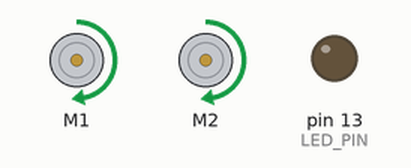
Simulated run of this sketch. Board: Arduino Uno, built with avr-gcc and run on an emulated ATmega328P. Parts: 2 × DC motor (green arrow = forward, orange = backward, longer = faster), output pins drawn as LEDs (lit = HIGH).

Above: at 1.0 s.
At 2.95 s:
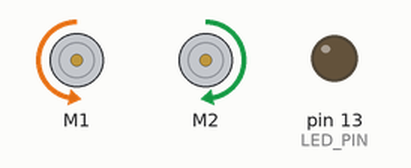
At 5.25 s:
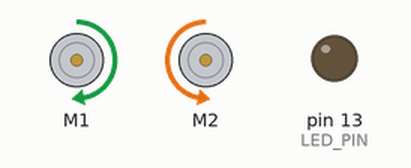
At 6.4 s:
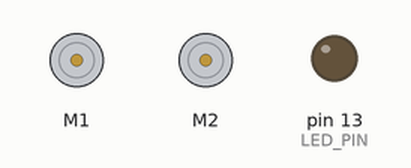
Timing chart, 0 to 8.7 s (numbered marks = the images above):
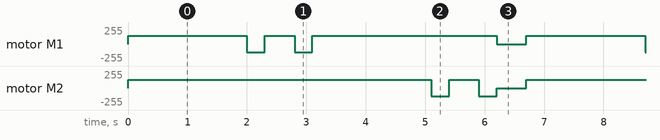

The sketch:

lawn_mowing_pattern.ino
```cpp
#include <ZumoShield.h>
#include <Wire.h>


#define LED_PIN 13

ZumoMotors motors;

void setup() {
  pinMode(LED_PIN, OUTPUT);

  // Uncomment one or both of the following lines if your motors' directions need to be flipped
  // motors.flipLeftMotor(true);
  // motors.flipRightMotor(true);
}

void straight(int duration) {
  motors.setLeftSpeed(200);
  motors.setRightSpeed(200);
  delay(duration);
}

void turnLeft(int duration) {
  motors.setLeftSpeed(-200);
  motors.setRightSpeed(200);
  delay(duration);
}

void turnRight(int duration){
  motors.setLeftSpeed(200);
  motors.setRightSpeed(-200);
  delay(duration);
}

void stop(int duration) {
  motors.setLeftSpeed(0);
  motors.setRightSpeed(0);
  delay(duration);
}

void lawn_mower(){

    straight(2000);

    turnLeft(300);
    straight(500);
    turnLeft(300);

    straight(2000);

    turnRight(300);
    straight(500);
    turnRight(300);

}


//This will go over 4 rotations
void loop() {

  lawn_mower();

  stop(500);
}
```

Measured:
- by itself, motor M2: repeats every 6.7 s: backward 127/255 0.30 s, forward 127/255 0.50 s, backward 127/255 0.30 s, stopped 0.50 s, forward 127/255 5.1 s
- by itself, motor M1: repeats every 6.7 s: backward 127/255 0.30 s, forward 127/255 0.50 s, backward 127/255 0.30 s, forward 127/255 3.1 s, stopped 0.50 s, forward 127/255 2.0 s
